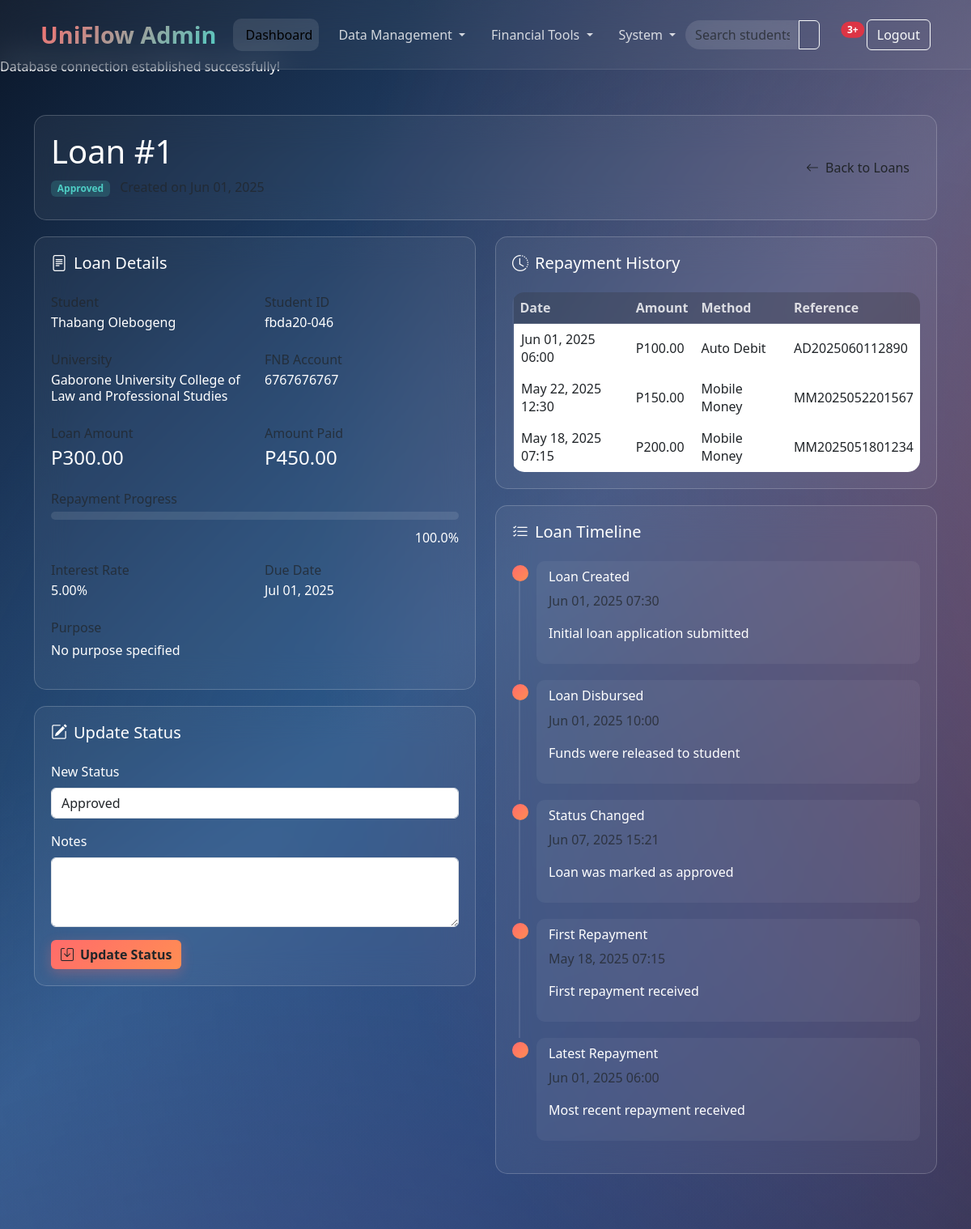
Screenshot of /admin/loan_details.php?id=1 (signed in) with the database file from the repository.
### tables this page shows
CREATE TABLE `loans` (
  `id` int(11) NOT NULL,
  `student_id` int(11) NOT NULL,
  `university_id` int(11) NOT NULL,
  `amount` decimal(10,2) NOT NULL,
  `amount_paid` decimal(10,2) DEFAULT 0.00,
  `interest_rate` decimal(5,2) DEFAULT 5.00,
  `status` enum('pending','approved','rejected','repaid','defaulted') DEFAULT 'pending',
  `disbursement_date` datetime DEFAULT NULL,
  `due_date` date DEFAULT NULL,
  `repayment_method` enum('auto','manual') DEFAULT NULL,
  `is_emergency_topup` tinyint(1) DEFAULT 0,
  `purpose` varchar(100) DEFAULT NULL,
  `ai_approval_confidence` decimal(5,2) DEFAULT NULL,
  `rejection_reason` varchar(255) DEFAULT NULL,
  `status_updated_at` timestamp NOT NULL DEFAULT current_timestamp() ON UPDATE current_timestamp(),
  `created_at` timestamp NOT NULL DEFAULT current_timestamp()
);

CREATE TABLE `students` (
  `id` int(11) NOT NULL,
  `student_id` varchar(20) NOT NULL,
  `university_id` int(11) NOT NULL,
  `full_name` varchar(100) NOT NULL,
  `fnb_account_number` varchar(20) DEFAULT NULL,
  `password_hash` varchar(255) NOT NULL,
  `is_verified` tinyint(1) DEFAULT 0,
  `created_at` timestamp NOT NULL DEFAULT current_timestamp(),
  `last_login_device` varchar(255) DEFAULT NULL
);

CREATE TABLE `universities` (
  `id` int(11) NOT NULL,
  `name` varchar(100) NOT NULL,
  `location` varchar(100) NOT NULL,
  `allowance_schedule` enum('monthly','semester','quarter') DEFAULT 'monthly',
  `is_dtef_partner` tinyint(1) DEFAULT 1
);

CREATE TABLE `repayments` (
  `id` int(11) NOT NULL,
  `loan_id` int(11) NOT NULL,
  `university_id` int(11) NOT NULL,
  `amount` decimal(10,2) NOT NULL,
  `method` enum('mobile_money','bank_transfer','auto_debit') DEFAULT NULL,
  `transaction_reference` varchar(50) DEFAULT NULL,
  `is_partial` tinyint(1) DEFAULT 1,
  `created_at` timestamp NOT NULL DEFAULT current_timestamp()
);

### admin/loan_details.php (the view, shortened to what this page needs)
<?php
$loan_id = isset($_GET['id']) ? (int)$_GET['id'] : 0;
$pdo = DatabaseConnection::getInstance()->getConnection();
$loan = [];
try {
    $stmt = $pdo->prepare("SELECT
                            l.*,
                            s.full_name AS student_name,
                            s.student_id AS student_number,
                            s.fnb_account_number,
                            u.name AS university_name,
                            u.location AS university_location
                          FROM loans l
                          JOIN students s ON l.student_id = s.id
                          JOIN universities u ON l.university_id = u.id
                          WHERE l.id = ?");
    $stmt->execute([$loan_id]);
    $loan = $stmt->fetch(PDO::FETCH_ASSOC);
} catch (PDOException $e) {
    $error_message = "Error fetching loan details: " . $e->getMessage();
}
$repayments = [];
try {
    $stmt = $pdo->prepare("SELECT * FROM repayments
                          WHERE loan_id = ?
                          ORDER BY created_at DESC");
    $stmt->execute([$loan_id]);
    $repayments = $stmt->fetchAll(PDO::FETCH_ASSOC);
} catch (PDOException $e) {
    $error_message = "Error fetching repayment history: " . $e->getMessage();
}
$repayment_progress = 0;
if ($loan['amount'] > 0) {
    $repayment_progress = min(100, ($loan['amount_paid'] / $loan['amount']) * 100);
}
$status_badge_class = '';
switch($loan['status']) {
    case 'approved': $status_badge_class = 'badge-approved'; break;
}
?>
<!DOCTYPE html>
<html lang="en">
<head>
    <link href="https://cdn.jsdelivr.net/npm/bootstrap@5.3.0/dist/css/bootstrap.min.css" rel="stylesheet">
    <link rel="stylesheet" href="https://cdn.jsdelivr.net/npm/bootstrap-icons@1.10.0/font/bootstrap-icons.css">
</head>
<body>
    <div class="bg-animated"></div>
    <?php include $_SERVER['DOCUMENT_ROOT'] . '/Uniflow/admin/navbar.php'; ?>
    <div class="container py-5">
        <div class="loan-header glass">
            <div class="row align-items-center">
                <div class="col-md-8">
                    <h1 class="welcome-title">Loan #<?php echo $loan_id; ?></h1>
                    <p class="welcome-subtitle mb-2">
                        <span class="badge <?php echo $status_badge_class; ?> me-2">
                            <?php echo ucfirst($loan['status']); ?>
                        </span>
                        <span class="text-muted">Created on <?php echo date('M d, Y', strtotime($loan['created_at'])); ?></span>
                    </p>
                </div>
                <div class="col-md-4 text-end">
                    <a href="loans.php" class="btn btn-outline-custom">
                        <i class="bi bi-arrow-left me-2"></i>Back to Loans
                    </a>
                </div>
            </div>
        </div>
        <div class="row">
            <div class="col-lg-6">
                <div class="detail-card glass">
                    <h5 class="mb-4"><i class="bi bi-file-text me-2"></i>Loan Details</h5>
                    <div class="row">
                        <div class="col-md-6 mb-3">
                            <p class="mb-1 text-muted">Student</p>
                            <h6><?php echo htmlspecialchars($loan['student_name']); ?></h6>
                        </div>
                        <div class="col-md-6 mb-3">
                            <p class="mb-1 text-muted">Student ID</p>
                            <h6><?php echo htmlspecialchars($loan['student_number']); ?></h6>
                        </div>
                    </div>
                    <div class="row">
                        <div class="col-md-6 mb-3">
                            <p class="mb-1 text-muted">University</p>
                            <h6><?php echo htmlspecialchars($loan['university_name']); ?></h6>
                        </div>
                        <div class="col-md-6 mb-3">
                            <p class="mb-1 text-muted">FNB Account</p>
                            <h6><?php echo htmlspecialchars($loan['fnb_account_number']); ?></h6>
                        </div>
                    </div>
                    <div class="row">
                        <div class="col-md-6 mb-3">
                            <p class="mb-1 text-muted">Loan Amount</p>
                            <h4>P<?php echo number_format($loan['amount'], 2); ?></h4>
                        </div>
                        <div class="col-md-6 mb-3">
                            <p class="mb-1 text-muted">Amount Paid</p>
                            <h4>P<?php echo number_format($loan['amount_paid'], 2); ?></h4>
                        </div>
                    </div>
                    <div class="mb-3">
                        <p class="mb-1 text-muted">Repayment Progress</p>
                        <div class="progress-container">
                        </div>
                        <p class="text-end mb-0"><?php echo number_format($repayment_progress, 1); ?>%</p>
                    </div>
                    <div class="row">
                        <div class="col-md-6 mb-3">
                            <p class="mb-1 text-muted">Interest Rate</p>
                            <h6><?php echo $loan['interest_rate']; ?>%</h6>
                        </div>
                        <div class="col-md-6 mb-3">
                            <p class="mb-1 text-muted">Due Date</p>
                            <h6><?php echo $loan['due_date'] ? date('M d, Y', strtotime($loan['due_date'])) : 'Not set'; ?></h6>
                        </div>
                    </div>
                    <div class="mb-3">
                        <p class="mb-1 text-muted">Purpose</p>
                        <p><?php echo $loan['purpose'] ? htmlspecialchars($loan['purpose']) : 'No purpose specified'; ?></p>
                    </div>
                </div>
                <?php if (in_array($loan['status'], ['pending', 'approved'])): ?>
                    <div class="detail-card glass">
                        <h5 class="mb-4"><i class="bi bi-pencil-square me-2"></i>Update Status</h5>
                        <form method="POST">
                            <div class="mb-3">
                                <label for="status" class="form-label">New Status</label>
                                <select class="form-control" id="status" name="status" required>
                                    <option value="approved" <?php echo $loan['status'] === 'approved' ? 'selected' : ''; ?>>Approved</option>
                                </select>
                            </div>
                            <div class="mb-3">
                                <label for="notes" class="form-label">Notes</label>
                                <textarea class="form-control" id="notes" name="notes" rows="3"></textarea>
                            </div>
                            <button type="submit" name="update_status" class="btn btn-primary-custom">
                                <i class="bi bi-save me-2"></i>Update Status
                            </button>
                        </form>
                    </div>
                <?php endif; ?>
            </div>
            <div class="col-lg-6">
                <div class="detail-card glass">
                    <h5 class="mb-4"><i class="bi bi-clock-history me-2"></i>Repayment History</h5>
                    <?php if (!empty($repayments)): ?>
                        <div class="table-responsive">
                            <table class="table table-hover">
                                <thead>
                                    <tr>
                                        <th>Date</th>
                                        <th>Amount</th>
                                        <th>Method</th>
                                        <th>Reference</th>
                                    </tr>
                                </thead>
                                <tbody>
                                    <?php foreach ($repayments as $repayment): ?>
                                        <tr class="repayment-card repayment-<?php echo str_replace('_', '-', $repayment['method']); ?>">
                                            <td><?php echo date('M d, Y H:i', strtotime($repayment['created_at'])); ?></td>
                                            <td>P<?php echo number_format($repayment['amount'], 2); ?></td>
                                            <td>
                                                <?php
                                                $method = str_replace('_', ' ', $repayment['method']);
                                                echo ucwords($method);
                                                ?>
                                            </td>
                                            <td><?php echo $repayment['transaction_reference'] ?: 'N/A'; ?></td>
                                        </tr>
                                    <?php endforeach; ?>
                                </tbody>
                            </table>
                        </div>
                    <?php endif; ?>
                </div>
                <div class="detail-card glass">
                    <h5 class="mb-4"><i class="bi bi-list-check me-2"></i>Loan Timeline</h5>
                    <div class="timeline">
                        <div class="timeline-item">
                            <div class="timeline-point"></div>
                            <div class="timeline-content">
                                <h6>Loan Created</h6>
                                <p class="text-muted"><?php echo date('M d, Y H:i', strtotime($loan['created_at'])); ?></p>
                                <p>Initial loan application submitted</p>
                            </div>
                        </div>
                        <?php if ($loan['disbursement_date']): ?>
                            <div class="timeline-item">
                                <div class="timeline-point"></div>
                                <div class="timeline-content">
                                    <h6>Loan Disbursed</h6>
                                    <p class="text-muted"><?php echo date('M d, Y H:i', strtotime($loan['disbursement_date'])); ?></p>
                                    <p>Funds were released to student</p>
                                </div>
                            </div>
                        <?php endif; ?>
                        <?php if ($loan['status_updated_at'] && $loan['status_updated_at'] != $loan['created_at']): ?>
                            <div class="timeline-item">
                                <div class="timeline-point"></div>
                                <div class="timeline-content">
                                    <h6>Status Changed</h6>
                                    <p class="text-muted"><?php echo date('M d, Y H:i', strtotime($loan['status_updated_at'])); ?></p>
                                    <p>Loan was marked as <?php echo $loan['status']; ?></p>
                                </div>
                            </div>
                        <?php endif; ?>
                        <?php if (!empty($repayments)): ?>
                            <div class="timeline-item">
                                <div class="timeline-point"></div>
                                <div class="timeline-content">
                                    <h6>First Repayment</h6>
                                    <p class="text-muted"><?php echo date('M d, Y H:i', strtotime($repayments[count($repayments)-1]['created_at'])); ?></p>
                                    <p>First repayment received</p>
                                </div>
                            </div>
                            <?php if (count($repayments) > 1): ?>
                                <div class="timeline-item">
                                    <div class="timeline-point"></div>
                                    <div class="timeline-content">
                                        <h6>Latest Repayment</h6>
                                        <p class="text-muted"><?php echo date('M d, Y H:i', strtotime($repayments[0]['created_at'])); ?></p>
                                        <p>Most recent repayment received</p>
                                    </div>
                                </div>
                            <?php endif; ?>
                        <?php endif; ?>
                    </div>
                </div>
            </div>
        </div>
    </div>
</body>
</html>

### rows the page displays
loans: status "Approved", student.full_name "Thabang Olebogeng", student.student_id "fbda20-046", university.name "Gaborone University College of Law and Professional Studies", student.fnb_account_number "6767676767", amount "300.00", amount_paid "450.00", repayment_progress "100.0", interest_rate "5.00", due_date "Jul 01, 2025", created_at "Jun 01, 2025 07:30", disbursement_date "Jun 01, 2025 10:00", status_updated_at "Jun 07, 2025 15:21", status "approved"
repayments: created_at "Jun 01, 2025 06:00", amount "100.00", method "Auto Debit", transaction_reference "AD2025060112890"
repayments: created_at "May 22, 2025 12:30", amount "150.00", method "Mobile Money", transaction_reference "MM2025052201567"
repayments: created_at "May 18, 2025 07:15", amount "200.00", method "Mobile Money", transaction_reference "MM2025051801234"

### other values shown
$loan_id "1"
